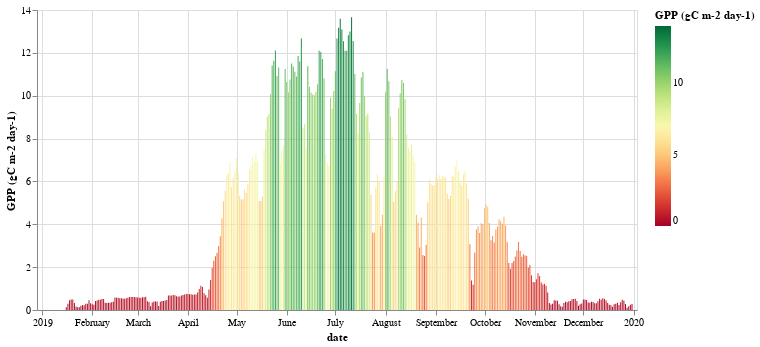

Write notebook code for a chart like this one.
### Markdown cell above
Daily GPP

### Code cell
# print time series
model = '_rei_f'
import altair as alt

data_ec        = df_gpp_smoth.reset_index()
data_co_fluxes = data_ec[['date','GPP_'+carbonflux+ model]].copy()
data_co_fluxes = data_co_fluxes.rename(columns={
    'GPP_'+carbonflux + model: 'GPP (gC m-2 day-1)',
})
data_co_fluxes.head(10)

alt.Chart(data_co_fluxes).mark_bar(size=1).encode(
    x='date:T',
    y='GPP (gC m-2 day-1):Q',
    color=alt.Color(
        'GPP (gC m-2 day-1):Q', scale=alt.Scale(scheme='redyellowgreen', domain=(0, 14))),
    tooltip=[
        alt.Tooltip('date:T', title='Date'),
        alt.Tooltip('GPP (gC m-2 day-1):Q', title='GPP (gC m-2 day-1)')
    ]).properties(width=600, height=300)

### Figure 1 — Vega-Lite specification as saved in the notebook (floating-point values rounded to 4 significant figures; data arrays with more than 128 entries replaced by an {"elided": "..."} marker saying what was removed)
{"config": {"view": {"continuousWidth": 400, "continuousHeight": 300}}, "data": {"name": "data-302ea6e318f89027ba82f3f451684421"}, "mark": {"type": "bar", "size": 1}, "encoding": {"color": {"type": "quantitative", "field": "GPP (gC m-2 day-1)", "scale": {"domain": [0, 14], "scheme": "redyellowgreen"}}, "tooltip": [{"type": "temporal", "field": "date", "title": "Date"}, {"type": "quantitative", "field": "GPP (gC m-2 day-1)", "title": "GPP (gC m-2 day-1)"}], "x": {"type": "temporal", "field": "date"}, "y": {"type": "quantitative", "field": "GPP (gC m-2 day-1)"}}, "height": 300, "width": 600, "$schema": "https://vega.github.io/schema/vega-lite/v4.8.1.json", "datasets": {"data-302ea6e318f89027ba82f3f451684421": {"elided": "365 records"}}}
